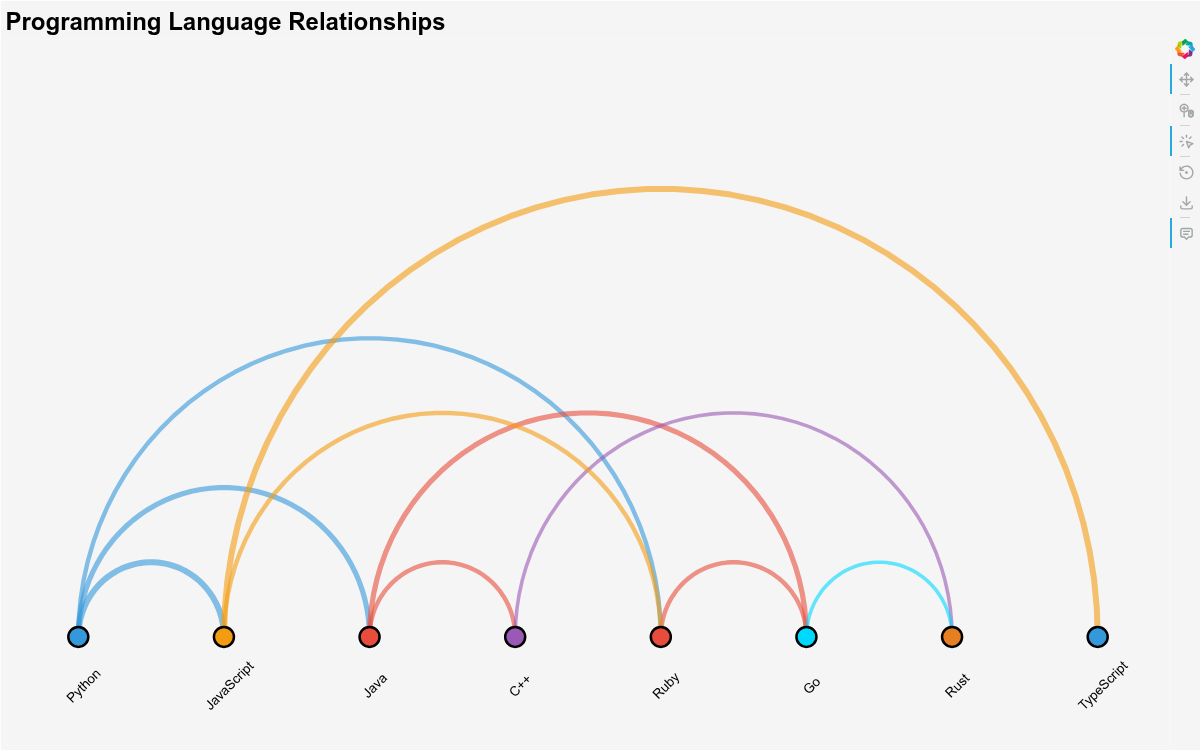

Write the Python code that produced this figure.
from bokeh_rocks import create_sample_network, plot_arc_diagram, show, save_plot
nodes, edges, colors, weights = create_sample_network('tech')
arc3 = plot_arc_diagram(
    nodes=nodes,
    edges=edges,
    node_colors=colors,
    edge_weights=weights,
    title='Programming Language Relationships',
    width=1200,
    height=750,
    node_size=20,
    arc_height_scale=2.2,
    dark_bg=False
)
show(arc3, browser=None)
save_plot(arc3, "output/custom_plots_03")
